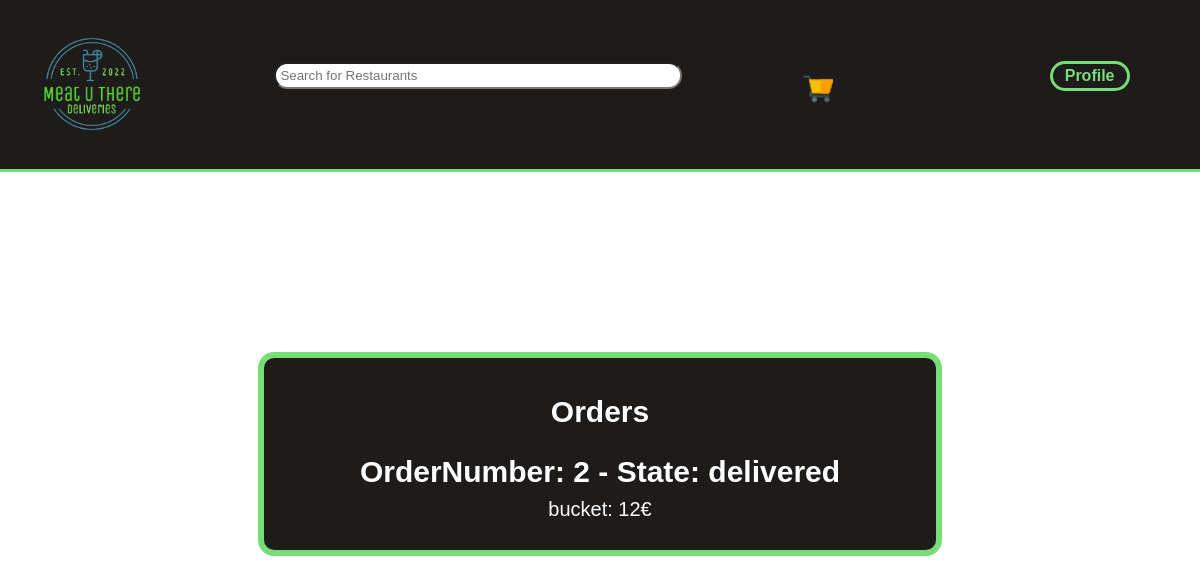
Page /orders.php (signed in) on the committed database.
### tables this page shows
CREATE TABLE Request(
    idRequest INTEGER PRIMARY KEY,
    orderState VARCHAR,
    idUser REFERENCES User
);

CREATE TABLE RequestDishes(
    idRequestDish INTEGER,
    idRequest INTEGER REFERENCES Request ON DELETE CASCADE,
    idDish INTEGER REFERENCES Dish ON DELETE CASCADE,
    PRIMARY KEY(idRequestDish)
);

CREATE TABLE Dish(
    idDish INTEGER PRIMARY KEY AUTOINCREMENT,
    name VARCHAR,
    price INTEGER,
    idDishCategory INTEGER REFERENCES DishCategory,
    idRestaurant INTEGER REFERENCES Restaurant
);

### database/users.php (called while the page is built, shortened)
<?php
    function getUserInfo($db){
        $stmt = $db->prepare('SELECT *
                              FROM User
                              WHERE username=:username');
        $stmt->bindParam(':username',$_SESSION['username']);
        $stmt->execute();
        $stmt = $stmt->fetch();
        return $stmt;
    }
?>

### database/restaurants.php (called while the page is built, shortened)
<?php
    function getDishInfo($db,$dish_id){
        $stmt = $db->prepare('  SELECT *
                                FROM Dish
                                WHERE idDish=:idDish');
        $stmt->bindParam(':idDish',$dish_id);
        $stmt->execute();
        $stmt = $stmt->fetch();
        return $stmt;
    }
    function getRequests($db,$user_id){
        $stmt = $db->prepare('SELECT *
                              FROM Request WHERE idUser=:user_id');
        $stmt->bindParam(':user_id',$user_id);
        $stmt->execute();
        $stmt = $stmt->fetchAll();
        return $stmt;
    }
    function getRequestDishes($db,$idRequest){
        $stmt = $db->prepare('SELECT idDish
                              FROM RequestDishes WHERE idRequest=:idRequest');
        $stmt->bindParam(':idRequest',$idRequest);
        $stmt->execute();
        $stmt = $stmt->fetchAll();
        return $stmt;
    }
?>

### orders.php (the view, shortened to what this page needs)
<?php
    require_once("templates/common.php");
    require_once("database/connection.php");
    require_once("database/restaurants.php");
    require_once("database/users.php");
    $db=getDatabaseConnection();
    $userInfo = getUserInfo($db,$_SESSION["username"]);
    $requests = getRequests($db,$userInfo['idUser']);
?>
<menu>
    <h2>Orders</h2>
    <ul>
    <?php foreach($requests as $request){ ?>
            <ul id="OrderNumber"><h1>OrderNumber: <?=$request['idRequest']?> - <?="State: ".$request['orderState']?></h1>
                <?php $requestDishes = getRequestDishes($db,$request['idRequest'])?>
                <?php foreach($requestDishes as $dish){?>
                <li>
                    <?php $dishInfo = getDishInfo($db, $dish['idDish']) ?>
                    <p><?=$dishInfo['name']?>:<?=" ".$dishInfo['price']?>€</p>
                </li>
                <?php } ?>
        <?php } ?>
</menu>

### styles/common.css (style rules this page uses)
* { padding: 0; margin: 0; }
body { font-family: "IBM Plex Mono", 'Courier New', monospace; background-color: white; width:100%; align-items: center; justify-content: center; min-height:100%; }

### styles/orders.css (style rules this page uses)
body { background-image:url("../imgs/hamburger_background"); background-size:cover; width:100% }
menu { width: 250px; padding: 1em; border:0.4em solid #77DD77; background-color: #1D1C1A; border-radius:1em; width: 40em; height: 10em; display:table; margin:auto; margin-top:15%; }
menu p { font: 400 20px/1.5 Helvetica, Verdana, sans-serif; margin: 0; color:white; }
menu h2 { font: 400 30px/1.5 Helvetica, Verdana, sans-serif; margin: 0; padding: 0; color:white; padding: 0.5em; justify-content: center; display: flex; font-weight: bold; }
menu ul h1 { font: 400 30px/1.5 Helvetica, Verdana, sans-serif; margin: 0; padding: 0; color:white; justify-content: center; display: flex; font-weight: bold; }
menu ul { list-style-type: none; margin: 0; padding: 0; }
menu ul li { display: flex; justify-content: center; font: 200 20px/1.5 Helvetica, Verdana, sans-serif; }

### rows in the picture
request: idRequest "2", orderState "delivered"
requestdishes: idDish.name "bucket", idDish.price "12"
